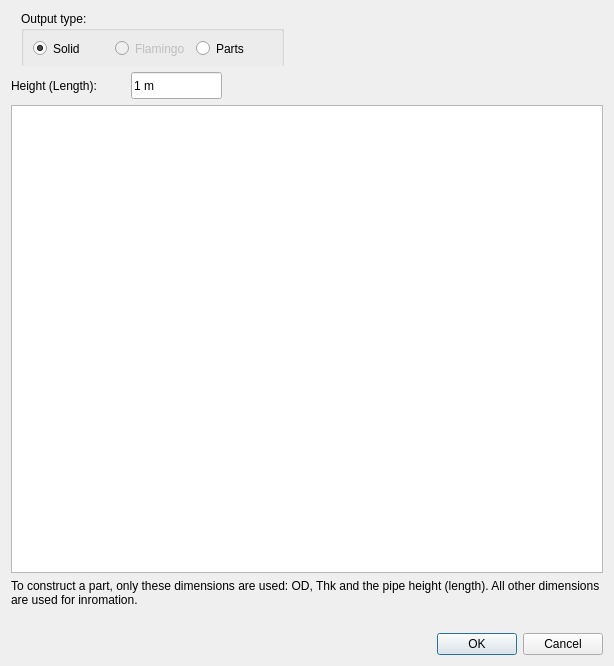
<?xml version="1.0" encoding="UTF-8"?>
<ui version="4.0">
 <class>Dialog</class>
 <widget class="QDialog" name="Dialog">
  <property name="geometry">
   <rect>
    <x>0</x>
    <y>0</y>
    <width>614</width>
    <height>666</height>
   </rect>
  </property>
  <property name="windowTitle">
   <string>Create pipe</string>
  </property>
  <layout class="QVBoxLayout" name="verticalLayout">
   <item>
    <widget class="QWidget" name="horizontalWidget" native="true">
     <property name="minimumSize">
      <size>
       <width>0</width>
       <height>55</height>
      </size>
     </property>
     <property name="layoutDirection">
      <enum>Qt::LeftToRight</enum>
     </property>
     <widget class="QGroupBox" name="groupBox">
      <property name="geometry">
       <rect>
        <x>10</x>
        <y>0</y>
        <width>263</width>
        <height>58</height>
       </rect>
      </property>
      <property name="title">
       <string>Output type:</string>
      </property>
      <layout class="QHBoxLayout" name="horizontalLayout">
       <item>
        <widget class="QRadioButton" name="radioButtonSolid">
         <property name="enabled">
          <bool>true</bool>
         </property>
         <property name="text">
          <string>Solid</string>
         </property>
         <property name="checked">
          <bool>true</bool>
         </property>
        </widget>
       </item>
       <item>
        <widget class="QRadioButton" name="radioButtonFlamingo">
         <property name="enabled">
          <bool>false</bool>
         </property>
         <property name="text">
          <string>Flamingo</string>
         </property>
         <property name="checked">
          <bool>false</bool>
         </property>
        </widget>
       </item>
       <item>
        <widget class="QRadioButton" name="radioButtonParts">
         <property name="text">
          <string>Parts</string>
         </property>
        </widget>
       </item>
      </layout>
     </widget>
    </widget>
   </item>
   <item>
    <widget class="QWidget" name="widget" native="true">
     <property name="minimumSize">
      <size>
       <width>0</width>
       <height>27</height>
      </size>
     </property>
     <widget class="QLabel" name="label_3">
      <property name="geometry">
       <rect>
        <x>0</x>
        <y>0</y>
        <width>121</width>
        <height>27</height>
       </rect>
      </property>
      <property name="sizePolicy">
       <sizepolicy hsizetype="Minimum" vsizetype="Minimum">
        <horstretch>0</horstretch>
        <verstretch>0</verstretch>
       </sizepolicy>
      </property>
      <property name="minimumSize">
       <size>
        <width>0</width>
        <height>27</height>
       </size>
      </property>
      <property name="maximumSize">
       <size>
        <width>200</width>
        <height>16777215</height>
       </size>
      </property>
      <property name="text">
       <string>Height (Length):</string>
      </property>
     </widget>
     <widget class="QLineEdit" name="lineEditLength">
      <property name="geometry">
       <rect>
        <x>120</x>
        <y>0</y>
        <width>91</width>
        <height>27</height>
       </rect>
      </property>
      <property name="text">
       <string>1 m</string>
      </property>
     </widget>
    </widget>
   </item>
   <item>
    <widget class="QTableView" name="tableViewParts">
     <property name="selectionMode">
      <enum>QAbstractItemView::SingleSelection</enum>
     </property>
     <property name="selectionBehavior">
      <enum>QAbstractItemView::SelectRows</enum>
     </property>
    </widget>
   </item>
   <item>
    <widget class="QLabel" name="labelExplanation">
     <property name="text">
      <string>&lt;html&gt;&lt;head/&gt;&lt;body&gt;&lt;p&gt;To construct a part, only these dimensions are used: OD, Thk and the pipe height (length). All other dimensions are used for inromation.&lt;/p&gt;&lt;/body&gt;&lt;/html&gt;</string>
     </property>
     <property name="textFormat">
      <enum>Qt::AutoText</enum>
     </property>
     <property name="wordWrap">
      <bool>true</bool>
     </property>
    </widget>
   </item>
   <item>
    <widget class="QLabel" name="labelImage">
     <property name="text">
      <string/>
     </property>
     <property name="pixmap">
      <pixmap>../Resources/images/pipe-dimensions.png</pixmap>
     </property>
     <property name="alignment">
      <set>Qt::AlignCenter</set>
     </property>
    </widget>
   </item>
   <item>
    <widget class="QDialogButtonBox" name="buttonBox">
     <property name="orientation">
      <enum>Qt::Horizontal</enum>
     </property>
     <property name="standardButtons">
      <set>QDialogButtonBox::Cancel|QDialogButtonBox::Ok</set>
     </property>
    </widget>
   </item>
  </layout>
 </widget>
 <tabstops>
  <tabstop>radioButtonSolid</tabstop>
  <tabstop>radioButtonFlamingo</tabstop>
  <tabstop>radioButtonParts</tabstop>
  <tabstop>lineEditLength</tabstop>
  <tabstop>tableViewParts</tabstop>
  <tabstop>buttonBox</tabstop>
 </tabstops>
 <resources/>
 <connections>
  <connection>
   <sender>buttonBox</sender>
   <signal>accepted()</signal>
   <receiver>Dialog</receiver>
   <slot>accept()</slot>
   <hints>
    <hint type="sourcelabel">
     <x>248</x>
     <y>254</y>
    </hint>
    <hint type="destinationlabel">
     <x>157</x>
     <y>274</y>
    </hint>
   </hints>
  </connection>
  <connection>
   <sender>buttonBox</sender>
   <signal>rejected()</signal>
   <receiver>Dialog</receiver>
   <slot>reject()</slot>
   <hints>
    <hint type="sourcelabel">
     <x>316</x>
     <y>260</y>
    </hint>
    <hint type="destinationlabel">
     <x>286</x>
     <y>274</y>
    </hint>
   </hints>
  </connection>
 </connections>
</ui>
